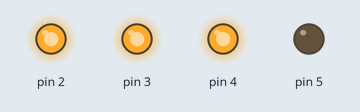
This program was run on a simulated Arduino Uno, built with avr-gcc and run on an emulated ATmega328P. Shown: output pins drawn as LEDs (lit = HIGH).

Above: at 0.1 s.
Timing chart, 0 to 1.6 s (numbered marks = the images above):
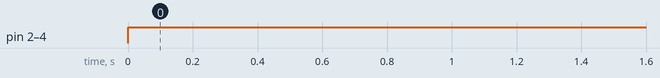

The program:

main.cpp
```cpp
#include <Arduino.h>

//Declaring all variables as integers
int Z=0,Y=1,X=1,W=0;
int D,C,B,A;

//Code released under GNU GPL.  Free to use for anything.
void disp_7447(int D, int C, int B, int A)
{
  digitalWrite(2, A); //LSB
  digitalWrite(3, B);
  digitalWrite(4, C);
  digitalWrite(5, D); //MSB

}
// the setup function runs once when you press reset or power the board
void setup() {
    pinMode(2, OUTPUT);
    pinMode(3, OUTPUT);
    pinMode(4, OUTPUT);
    pinMode(5, OUTPUT);
}

// the loop function runs over and over again forever
void loop() {
//These are non-minimized
  //A=(!Z&&!Y&&!X&&!W) || (!Z&&!Y&&X&&!W) || (!Z&&Y&&!X&&!W) || (!Z&&Y&&X&&!W) || (Z&&!Y&&!X&&!W);
  //B=(W&&!X&&!Y&&!Z) || (!W&&X&&!Y&&!Z) || (W&&!X&&Y&&!Z) || (!W&&X&&Y&&!Z);
  //C=(W&&X&&!Y&&!Z) || (!W&&!X&&Y&&!Z) || (W&&!X&&Y&&!Z) || (!W&&X&&Y&&!Z);
  //D = (W&&X&&Y&&!Z)||(!W&&!X&&!Y&&Z);

	//These are for K-Map minimized
	//A=(!W&&!Z)||(!W&&!X&&!Y);
	//B=(W&&!X&&!Z)||(!W&&X&&!Z);
	//C=(W&&X&&!Y&&!Z)||(!X&&Y&&!Z)||(!W&&Y&&!Z);
	//D = (W&&X&&Y&&!Z)||(!W&&!X&&!Y&&Z);

	//For Dont care
	A=!W;
	B=W&&!X&&!Z||!W&&X;
	C=!X&&Y||!W&&Y||W&&X&&!Y;
	D=!W&&Z||W&&X&&Y;

disp_7447(D,C,B,A);
}
//&& is the AND operation
// || is the OR operation
// ! is the NOT operation
```

Measured:
- by itself, pin 2–4: LOW → HIGH at 0.00 s
